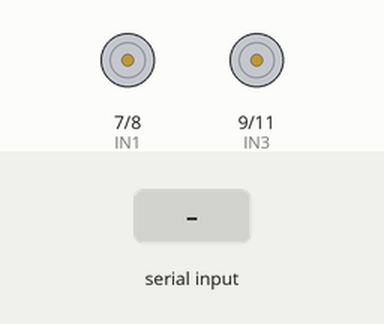
Simulated run of this sketch. Board: Arduino Uno, built with avr-gcc and run on an emulated ATmega328P. Shown: motor-driver pin pairs drawn as motors (green arrow = first pin HIGH = forward, orange = second pin HIGH = backward, longer = more drive, scaled by the enable pin). The inputs (shaded band) are chosen by the test bench. What the sketch prints to the serial monitor is not drawn.

Above: at 2.1 s.
2.2 s: "1" received over Serial
3.7 s: "W" received over Serial
At 4.6 s:
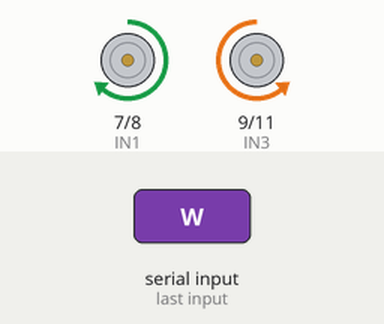
6.7 s: "S" received over Serial
At 8.1 s:
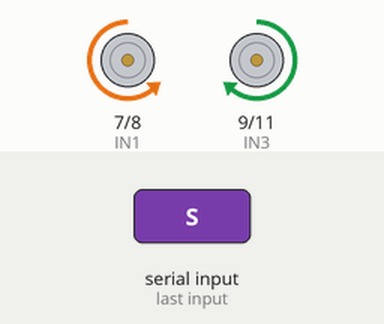
9.7 s: "A" received over Serial
At 10.4 s:
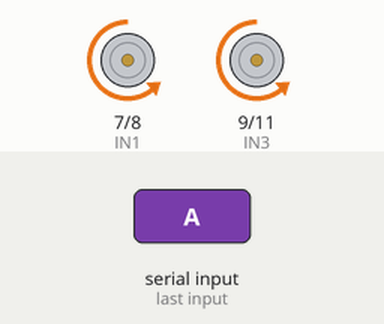
12.7 s: "D" received over Serial
At 13.9 s:
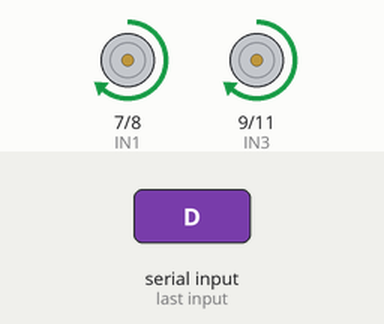
Timing chart, 0 to 16.2 s (numbered marks = the images above; inputs shaded):
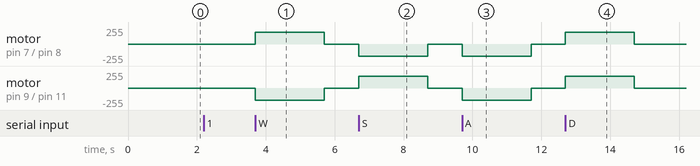

The sketch:

SmartCar.ino
```cpp
/*
 * SmartCar - Triple Mode Control System
 * NGÀY: 19/11/2025
 *
 * MODE 1: OpenCV Hand Gesture Control
 *   - Nhận lệnh X/W/S/A/D từ Python OpenCV
 *   - X=Dừng, W=Tiến, S=Lùi, A=Trái, D=Phải
 *
 * MODE 2: Manual Keyboard Control (Serial Monitor)
 *   - Điều khiển trực tiếp W/A/S/D/X qua Serial Monitor
 *   - Hỗ trợ điều chỉnh tốc độ (1/2/3)
 *
 * MODE 3: Python Keyboard Control
 *   - Nhận lệnh W/A/S/D/X từ Python script
 *   - Điều khiển thời gian thực không có menu tốc độ
 */

// Motor driver pins (L298N)
#define ENA 5
#define ENB 6
#define IN1 7
#define IN2 8
#define IN3 9
#define IN4 11

// Speed settings
#define SLOW_SPEED 120
#define DEFAULT_SPEED 180
#define FAST_SPEED 250

// Global variables
int operationMode = 0; // 0=Not selected, 1=OpenCV, 2=Manual, 3=Python Keyboard
int currentSpeed = DEFAULT_SPEED;
char currentCommand = 'X';
unsigned long lastCommandTime = 0;

void setup()
{
  // Initialize Serial communication
  Serial.begin(9600);

  // Configure motor pins as outputs
  pinMode(IN1, OUTPUT);
  pinMode(IN2, OUTPUT);
  pinMode(IN3, OUTPUT);
  pinMode(IN4, OUTPUT);
  pinMode(ENA, OUTPUT);
  pinMode(ENB, OUTPUT);

  // Start with motors stopped
  stopMotors();

  // Display mode selection menu
  printModeSelectionMenu();
}

void loop()
{
  // If mode not selected yet, wait for mode selection
  if (operationMode == 0)
  {
    if (Serial.available() > 0)
    {
      char input = Serial.read();

      if (input == '1')
      {
        operationMode = 1;
        Serial.println("\n>>> CHON CHE DO 1: OpenCV Hand Gesture Control");
        Serial.println("Waiting for commands from Python...");
        Serial.println("Commands: X=Stop | W=Forward | S=Backward | A=Left | D=Right\n");
      }
      else if (input == '2')
      {
        operationMode = 2;
        Serial.println("\n>>> CHON CHE DO 2: Manual Keyboard Control");
        printManualControlMenu();
      }
      else if (input == '3')
      {
        operationMode = 3;
        Serial.println("\n>>> CHON CHE DO 3: Python Keyboard Control");
        Serial.println("Waiting for keyboard commands from Python...");
        Serial.println("Commands: W=Forward | S=Backward | A=Left | D=Right | X=Stop\n");
      }
    }
    return;
  }

  // Mode 1: OpenCV Hand Gesture Control
  if (operationMode == 1)
  {
    loopOpenCVMode();
  }
  // Mode 2: Manual Keyboard Control
  else if (operationMode == 2)
  {
    loopManualMode();
  }
  // Mode 3: Python Keyboard Control
  else if (operationMode == 3)
  {
    loopPythonKeyboardMode();
  }
}

// ====================== MODE SELECTION MENU ======================
void printModeSelectionMenu()
{
  Serial.println("\n╔═══════════════════════════════════════════════════════════╗");
  Serial.println("║           SMARTCAR - DUAL MODE CONTROL SYSTEM           ║");
  Serial.println("║                   NT106.Q14.2_GROUP2                    ║");
  Serial.println("╚═══════════════════════════════════════════════════════════╝");
  Serial.println("\nCHON CHE DO HOAT DONG:");
  Serial.println("  [1] OpenCV Hand Gesture Control");
  Serial.println("      → Dieu khien bang cu chi tay (AI)");
  Serial.println("      → Can chay Python script: transfer_UART.py");
  Serial.println();
  Serial.println("  [2] Manual Keyboard Control");
  Serial.println("      → Dieu khien bang phim W/A/S/D/X");
  Serial.println("      → Dieu chinh toc do bang phim 1/2/3");
  Serial.println();
  Serial.println("  [3] Python Keyboard Control");
  Serial.println("      → Dieu khien bang phim W/A/S/D/X tu Python");
  Serial.println("      → Toc do co dinh, khong co menu");
  Serial.println();
  Serial.print("Nhap lua chon (1, 2 hoac 3): ");
}

// ====================== MODE 1: OpenCV Control ======================
void loopOpenCVMode()
{
  // Read command from Serial (sent by Python OpenCV)
  if (Serial.available() > 0)
  {
    char command = Serial.read();

    // Only process valid OpenCV commands
    if (command == 'X' || command == 'W' || command == 'S' ||
        command == 'A' || command == 'D')
    {
      currentCommand = command;
      lastCommandTime = millis();
    }
  }

  // Safety: Auto-stop if no command received for 2 seconds
  if (millis() - lastCommandTime > 2000)
  {
    currentCommand = 'X';
  }

  // Execute current command with fixed OpenCV speed
  executeCommand(currentCommand, DEFAULT_SPEED);
}

// ====================== MODE 2: Manual Control ======================
void loopManualMode()
{
  // Read command from Serial (keyboard input)
  if (Serial.available() > 0)
  {
    char command = Serial.read();

    // Process movement commands
    if (command == 'W' || command == 'w')
    {
      currentCommand = 'W';
      Serial.println(">>> TIEN");
    }
    else if (command == 'S' || command == 's')
    {
      currentCommand = 'S';
      Serial.println(">>> LUI");
    }
    else if (command == 'A' || command == 'a')
    {
      currentCommand = 'A';
      Serial.println(">>> TRAI");
    }
    else if (command == 'D' || command == 'd')
    {
      currentCommand = 'D';
      Serial.println(">>> PHAI");
    }
    else if (command == 'X' || command == 'x' || command == ' ')
    {
      currentCommand = 'X';
      Serial.println(">>> DUNG");
    }
    // Speed control
    else if (command == '1')
    {
      currentSpeed = SLOW_SPEED;
      Serial.print("Toc do: CHAM (");
      Serial.print(currentSpeed);
      Serial.println(")");
    }
    else if (command == '2')
    {
      currentSpeed = DEFAULT_SPEED;
      Serial.print("Toc do: TRUNG BINH (");
      Serial.print(currentSpeed);
      Serial.println(")");
    }
    else if (command == '3')
    {
      currentSpeed = FAST_SPEED;
      Serial.print("Toc do: NHANH (");
      Serial.print(currentSpeed);
      Serial.println(")");
    }
    // Help menu
    else if (command == 'H' || command == 'h' || command == '?')
    {
      printManualControlMenu();
    }
  }

  // Execute current command with user-selected speed
  executeCommand(currentCommand, currentSpeed);
}

void printManualControlMenu()
{
  Serial.println("\n========================================");
  Serial.println("   MANUAL CONTROL - HUONG DAN");
  Serial.println("========================================");
  Serial.println("DIEU KHIEN:");
  Serial.println("  W/w - Tien");
  Serial.println("  S/s - Lui");
  Serial.println("  A/a - Trai");
  Serial.println("  D/d - Phai");
  Serial.println("  X/x/Space - Dung");
  Serial.println("\nTOC DO:");
  Serial.println("  1 - Cham (120)");
  Serial.println("  2 - Trung binh (180)");
  Serial.println("  3 - Nhanh (250)");
  Serial.println("\nKHAC:");
  Serial.println("  H/h/? - Hien thi menu");
  Serial.println("========================================");
  Serial.print("Toc do hien tai: ");
  Serial.println(currentSpeed);
  Serial.println("San sang nhan lenh...\n");
}

// ====================== MODE 3: Python Keyboard Control ======================
void loopPythonKeyboardMode()
{
  // Read command from Serial (sent by Python keyboard script)
  if (Serial.available() > 0)
  {
    char command = Serial.read();

    // Process movement commands (uppercase only for simplicity)
    if (command == 'W')
    {
      currentCommand = 'W';
    }
    else if (command == 'S')
    {
      currentCommand = 'S';
    }
    else if (command == 'A')
    {
      currentCommand = 'A';
    }
    else if (command == 'D')
    {
      currentCommand = 'D';
    }
    else if (command == 'X')
    {
      currentCommand = 'X';
    }
  }

  // Execute current command with default speed
  executeCommand(currentCommand, DEFAULT_SPEED);
}

// ====================== MOTOR CONTROL FUNCTIONS ======================
void executeCommand(char cmd, int speed)
{
  switch (cmd)
  {
  case 'W': // Forward
    moveForward(speed);
    break;

  case 'S': // Backward
    moveBackward(speed);
    break;

  case 'A': // Left
    turnLeft(speed);
    break;

  case 'D': // Right
    turnRight(speed);
    break;

  case 'X': // Stop
  default:
    stopMotors();
    break;
  }
}

void moveForward(int speed)
{
  analogWrite(ENA, speed);
  analogWrite(ENB, speed);
  digitalWrite(IN1, HIGH);
  digitalWrite(IN2, LOW);
  digitalWrite(IN3, LOW);
  digitalWrite(IN4, HIGH);
}

void moveBackward(int speed)
{
  analogWrite(ENA, speed);
  analogWrite(ENB, speed);
  digitalWrite(IN1, LOW);
  digitalWrite(IN2, HIGH);
  digitalWrite(IN3, HIGH);
  digitalWrite(IN4, LOW);
}

void turnLeft(int speed)
{
  analogWrite(ENA, speed);
  analogWrite(ENB, speed);
  digitalWrite(IN1, LOW);
  digitalWrite(IN2, HIGH);
  digitalWrite(IN3, LOW);
  digitalWrite(IN4, HIGH);
}

void turnRight(int speed)
{
  analogWrite(ENA, speed);
  analogWrite(ENB, speed);
  digitalWrite(IN1, HIGH);
  digitalWrite(IN2, LOW);
  digitalWrite(IN3, HIGH);
  digitalWrite(IN4, LOW);
}

void stopMotors()
{
  digitalWrite(ENA, LOW);
  digitalWrite(ENB, LOW);
}
```

Measured:
- after the input at 2.2 s, every drawn part: stays the same
- after the input at 3.7 s, motor on pin 7 (IN1) / pin 8 (IN2): stopped → forward 180/255 at once, → stopped 2.0 s later; motor on pin 9 (IN3) / pin 11 (IN4): stopped → backward 180/255 at once, → stopped 2.0 s later
- after the input at 6.7 s, motor on pin 7 (IN1) / pin 8 (IN2): stopped → backward 180/255 at once, → stopped 2.0 s later; motor on pin 9 (IN3) / pin 11 (IN4): stopped → forward 180/255 at once, → stopped 2.0 s later
- after the input at 9.7 s, motor on pin 7 (IN1) / pin 8 (IN2), motor on pin 9 (IN3) / pin 11 (IN4): stopped → backward 180/255 at once, → stopped 2.0 s later
- after the input at 12.7 s, motor on pin 7 (IN1) / pin 8 (IN2), motor on pin 9 (IN3) / pin 11 (IN4): stopped → forward 180/255 at once, → stopped 2.0 s later
